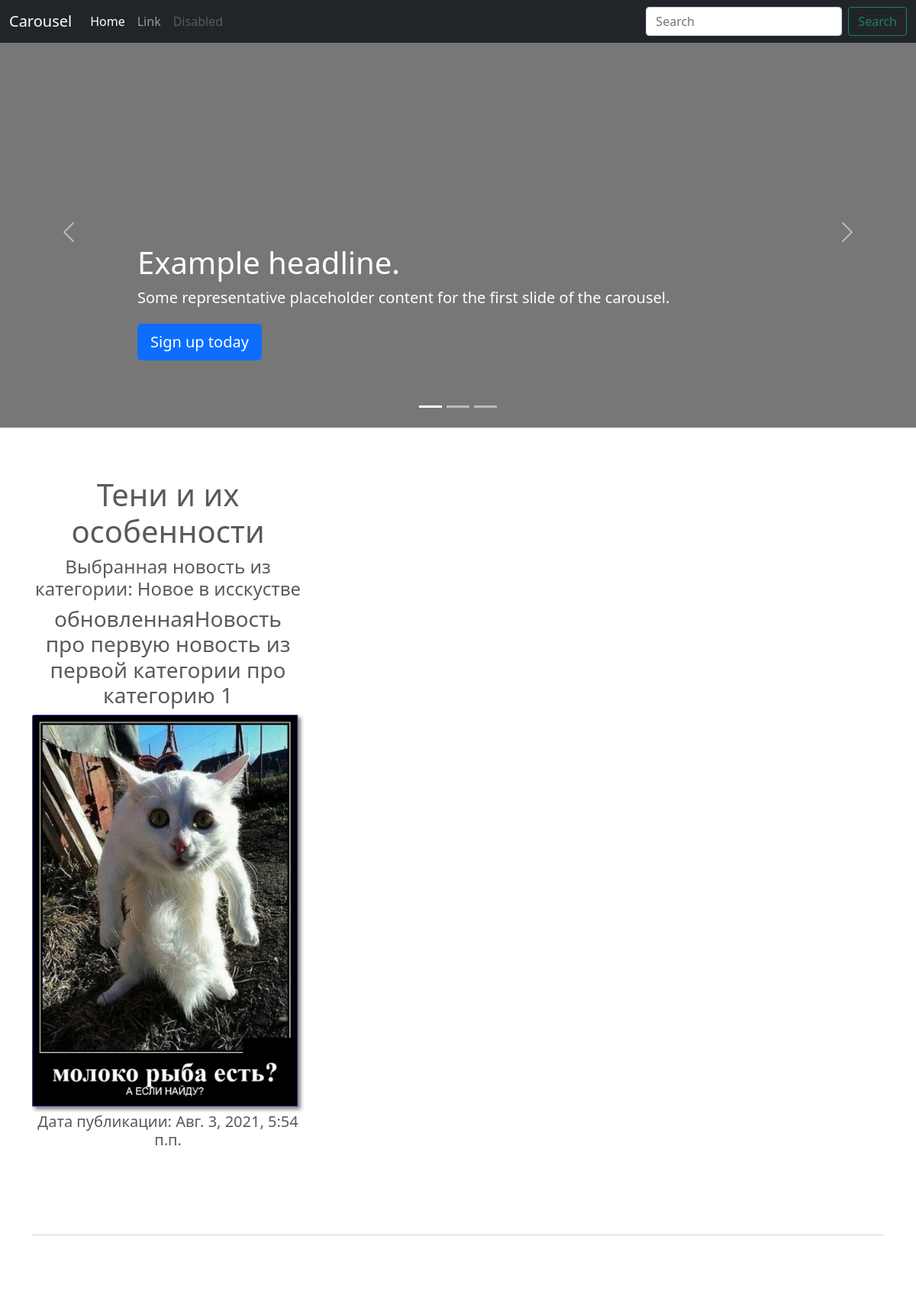
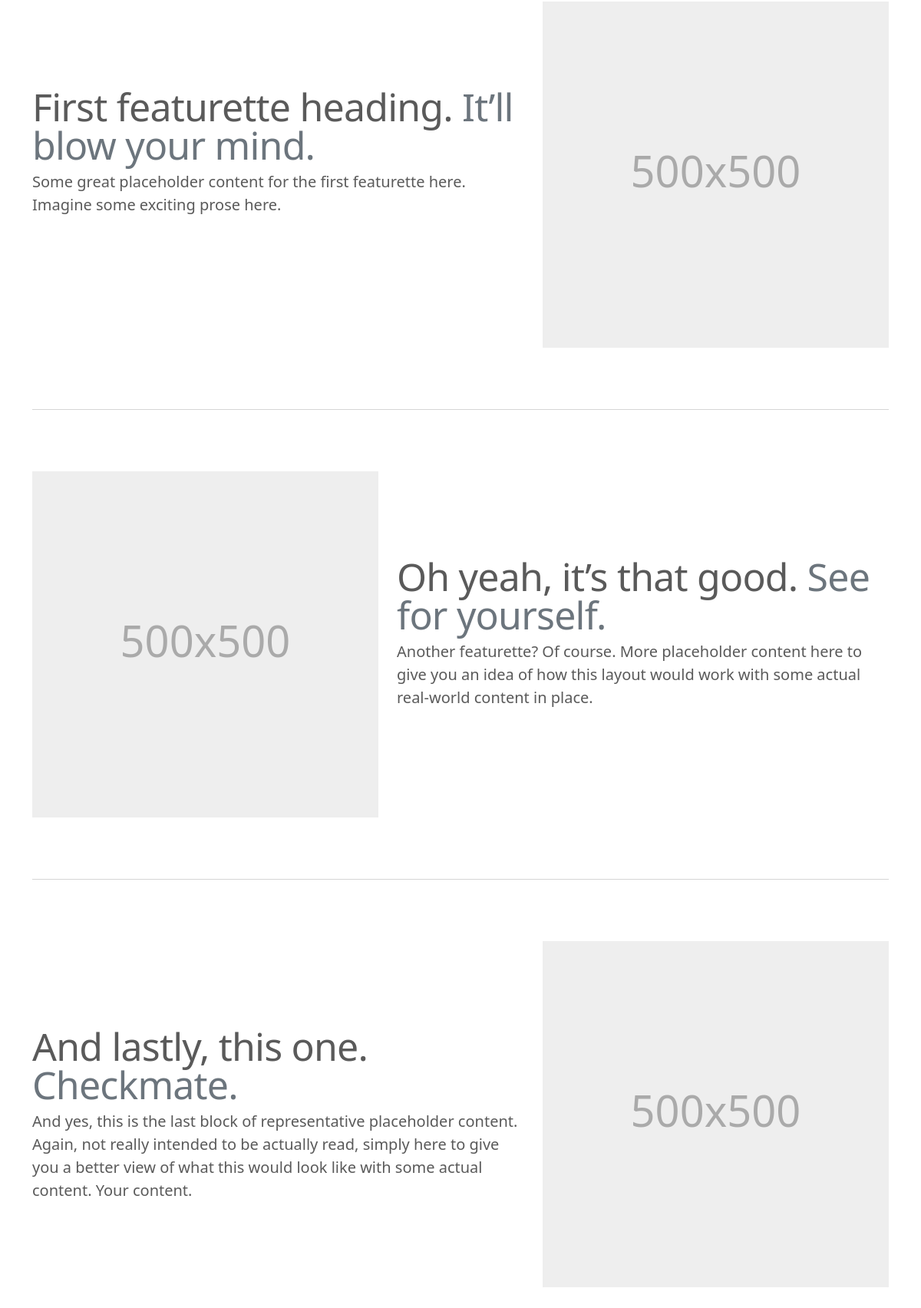
Page /news/news_item/1/ (upper part) on the committed database (2 pictures, top to bottom).
### news/models.py (models this page shows, shortened)
class News (models.Model):
    title = models.CharField(max_length=150, verbose_name='Заголовок')
    category = models.ForeignKey(Category, on_delete=models.CASCADE, verbose_name='Категория новости')
    intro = models.TextField(verbose_name='Введение')
    body = models.TextField(verbose_name='Новость')
    image = models.ImageField(upload_to='news/', verbose_name='Картинка')
    created_at = models.DateTimeField(verbose_name='Дата создания', auto_now_add=True)
    publish_at = models.DateTimeField(verbose_name='Дата публикации')
    is_active = models.BooleanField(default=True)
    class Meta:
        verbose_name = 'новость'
        verbose_name_plural = 'новости'

class Category(models.Model):
    title = models.CharField(max_length=150, verbose_name='Название категории новостей')
    is_active =  models.BooleanField(default=True, verbose_name='Отображать')
    class Meta:
        verbose_name = 'категорию'
        verbose_name_plural = 'категории'

### news/views.py (the view)
# urls.py: path('news_item/<pk>/', news_views.news_item, name='news_item'),
def news_item(request, pk):
    item = News.objects.get(pk=pk)
    context = {
        'item': item,
        'categoris': Category.objects.all()
    }
    return render(request, 'news/news_item.html', context)

### news/templates/news/news_item.html (shortened to what this page needs)
{% load static %}
<!doctype html>
<html lang="en">
<head>
    <link href="{% static 'css/bootstrap.min.css' %}" rel="stylesheet">
    <link href="carousel.css" rel="stylesheet">
</head>
<body>
<header>
    <nav class="navbar navbar-expand-md navbar-dark fixed-top bg-dark">
        <div class="container-fluid">
            <a class="navbar-brand" href="#">Carousel</a>
            <div class="collapse navbar-collapse" id="navbarCollapse">
                <ul class="navbar-nav me-auto mb-2 mb-md-0">
                    <li class="nav-item">
                        <a class="nav-link active" aria-current="page" href="#">Home</a>
                    </li>
                    <li class="nav-item">
                        <a class="nav-link" href="#">Link</a>
                    </li>
                    <li class="nav-item">
                        <a class="nav-link disabled" href="#" tabindex="-1" aria-disabled="true">Disabled</a>
                    </li>
                </ul>
                <form class="d-flex">
                    <input class="form-control me-2" type="search" placeholder="Search" aria-label="Search">
                    <button class="btn btn-outline-success" type="submit">Search</button>
                </form>
            </div>
        </div>
    </nav>
</header>
<main>
    <div id="myCarousel" class="carousel slide" data-bs-ride="carousel">
        <div class="carousel-indicators">
            <button type="button" data-bs-target="#myCarousel" data-bs-slide-to="0" class="active" aria-current="true"
                    aria-label="Slide 1"></button>
            <button type="button" data-bs-target="#myCarousel" data-bs-slide-to="1" aria-label="Slide 2"></button>
            <button type="button" data-bs-target="#myCarousel" data-bs-slide-to="2" aria-label="Slide 3"></button>
        </div>
        <div class="carousel-inner">
            <div class="carousel-item active">
                <svg class="bd-placeholder-img" width="100%" height="100%" xmlns="http://www.w3.org/2000/svg"
                     aria-hidden="true" preserveAspectRatio="xMidYMid slice" focusable="false">
                    <rect width="100%" height="100%" fill="#777"/>
                </svg>
                <div class="container">
                    <div class="carousel-caption text-start">
                        <h1>Example headline.</h1>
                        <p>Some representative placeholder content for the first slide of the carousel.</p>
                        <p><a class="btn btn-lg btn-primary" href="#">Sign up today</a></p>
                    </div>
                </div>
            </div>
        </div>
        <button class="carousel-control-prev" type="button" data-bs-target="#myCarousel" data-bs-slide="prev">
            <span class="carousel-control-prev-icon" aria-hidden="true"></span>
        </button>
        <button class="carousel-control-next" type="button" data-bs-target="#myCarousel" data-bs-slide="next">
            <span class="carousel-control-next-icon" aria-hidden="true"></span>
        </button>
    </div>
    <div class="container marketing">
        <div class="row">
            <div class="col-lg-4">
                    <h1>{{ item.title }}</h1>
                    <h4>Выбранная новость из категории: {{ item.category.title }}</h4>
                    <h3>{{ item.body }}</h3>
                    <div> <img src="/media/{{ item.image }}" class="bd-placeholder-img card-img-top" width="100%" height="300%" /></div>
                    <h5> Дата публикации: {{ item.created_at }}</h5>
            </div>
        </div>
        <hr class="featurette-divider">
        <div class="row featurette">
            <div class="col-md-7">
                <h2 class="featurette-heading">First featurette heading. <span
                        class="text-muted">It’ll blow your mind.</span></h2>
                <p class="lead">Some great placeholder content for the first featurette here. Imagine some exciting
                    prose here.</p>
            </div>
            <div class="col-md-5">
                <svg class="bd-placeholder-img bd-placeholder-img-lg featurette-image img-fluid mx-auto" width="500"
                     height="500" xmlns="http://www.w3.org/2000/svg" role="img" aria-label="Placeholder: 500x500"
                     preserveAspectRatio="xMidYMid slice" focusable="false"><title>Placeholder</title>
                    <text x="50%" y="50%" fill="#aaa" dy=".3em">500x500</text>
                </svg>
            </div>
        </div>
        <hr class="featurette-divider">
        <div class="row featurette">
            <div class="col-md-7 order-md-2">
                <h2 class="featurette-heading">Oh yeah, it’s that good. <span
                        class="text-muted">See for yourself.</span></h2>
                <p class="lead">Another featurette? Of course. More placeholder content here to give you an idea of how
                    this layout would work with some actual real-world content in place.</p>
            </div>
            <div class="col-md-5 order-md-1">
                <svg class="bd-placeholder-img bd-placeholder-img-lg featurette-image img-fluid mx-auto" width="500"
                     height="500" xmlns="http://www.w3.org/2000/svg" role="img" aria-label="Placeholder: 500x500"
                     preserveAspectRatio="xMidYMid slice" focusable="false"><title>Placeholder</title>
                    <text x="50%" y="50%" fill="#aaa" dy=".3em">500x500</text>
                </svg>
            </div>
        </div>
        <hr class="featurette-divider">
        <div class="row featurette">
            <div class="col-md-7">
                <h2 class="featurette-heading">And lastly, this one. <span class="text-muted">Checkmate.</span></h2>
                <p class="lead">And yes, this is the last block of representative placeholder content. Again, not really
                    intended to be actually read, simply here to give you a better view of what this would look like
                    with some actual content. Your content.</p>
            </div>
            <div class="col-md-5">
                <svg class="bd-placeholder-img bd-placeholder-img-lg featurette-image img-fluid mx-auto" width="500"
                     height="500" xmlns="http://www.w3.org/2000/svg" role="img" aria-label="Placeholder: 500x500"
                     preserveAspectRatio="xMidYMid slice" focusable="false"><title>Placeholder</title>
                    <text x="50%" y="50%" fill="#aaa" dy=".3em">500x500</text>
                </svg>
            </div>
        </div>
    </div>
</main>
</body>
</html>

### static/css/carousel.css (style rules this page uses)
body { padding-top: 3rem; padding-bottom: 3rem; color: #5a5a5a; }
.carousel { margin-bottom: 4rem; }
.carousel-caption { bottom: 3rem; z-index: 10; }
.carousel-item { height: 32rem; }
.marketing .col-lg-4 { margin-bottom: 1.5rem; text-align: center; }
.marketing h2 { font-weight: 400; }
.featurette-divider { margin: 5rem 0; }
.featurette-heading { font-weight: 300; line-height: 1; letter-spacing: -.05rem; }
@media (min-width: 40em) { .carousel-caption p { margin-bottom: 1.25rem; font-size: 1.25rem; line-height: 1.4; } }
@media (min-width: 40em) { .featurette-heading { font-size: 50px; } }
@media (min-width: 62em) { .featurette-heading { margin-top: 7rem; } }

### news/templates/news/news_item.html (style rules this page uses)
.bd-placeholder-img { font-size: 1.125rem; text-anchor: middle; -webkit-user-select: none; -moz-user-select: none; user-select: none; }
@media (min-width: 768px) { .bd-placeholder-img-lg { font-size: 3.5rem; } }

### rows in the picture
News: title "Тени и их особенности", category "Новое в исскустве", body "обновленнаяНовость про первую новость из первой категории про категорию 1", image (picture), created_at "Авг. 3, 2021, 5:54 п.п."
